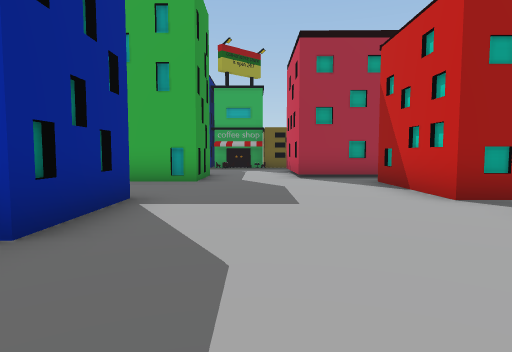
[1] (above)

24 first-person views from a walk through a Unity game level. The camera is 1.3 m above the floor, tilts 4° down and sees 75° across. The floor is counted in squares, 2 m on a side. Each view is taken from the middle of a square. On the plan, view 1 faces up. The plan holds only what a view shows up to about 10 squares ahead; the rest is blank. The place goes on beyond the plan. The player is left out. Some surface patterns are stand-ins.

[2]
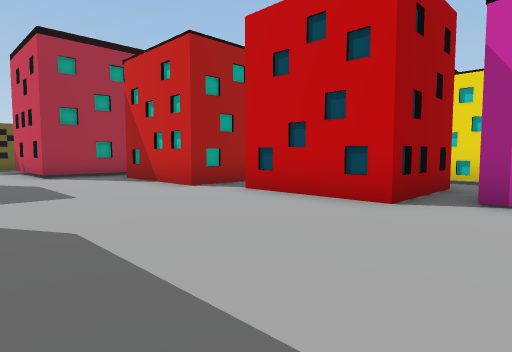

[3]
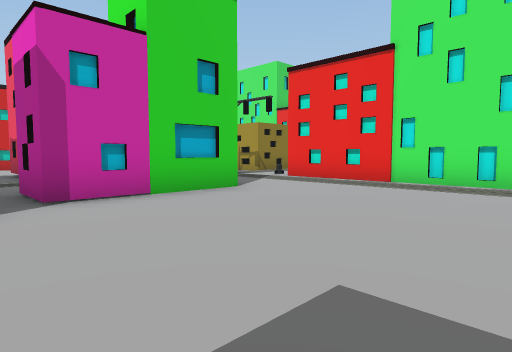

[4]
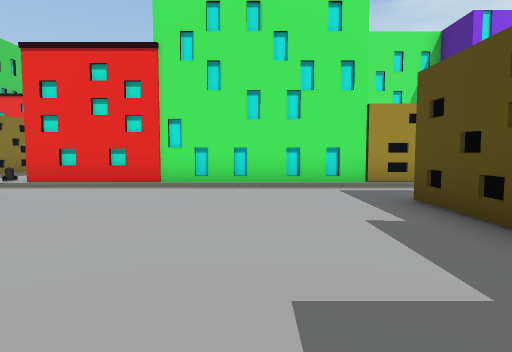

[5]
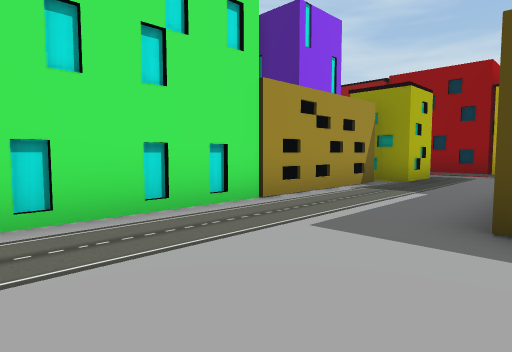

[6]
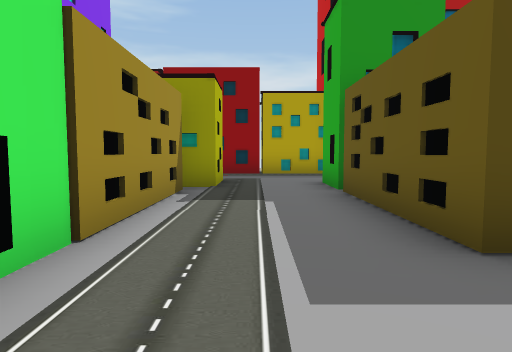

[7]
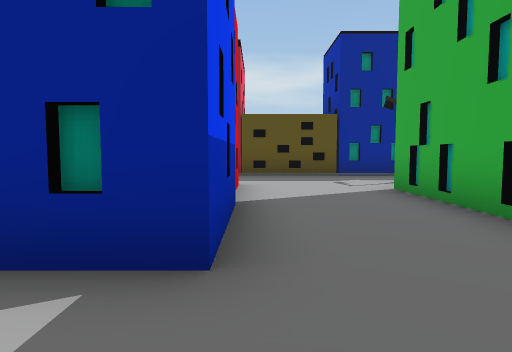

[8]
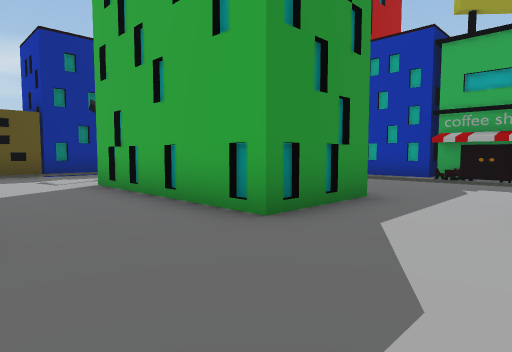

[9]
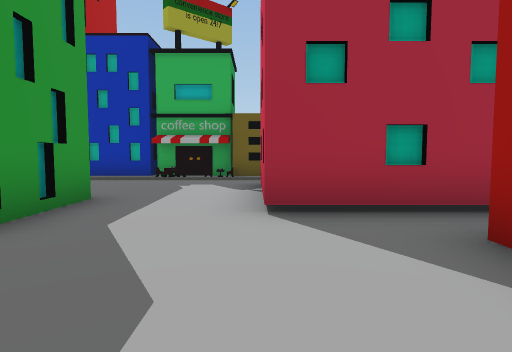

[10]
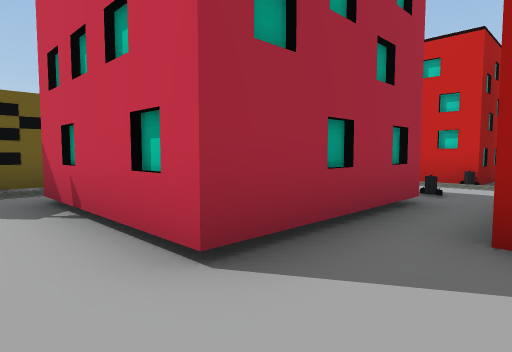

[11]
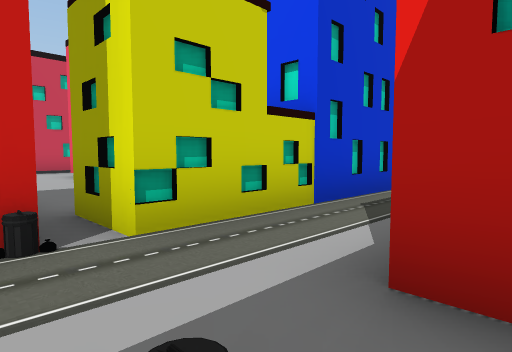

[12]
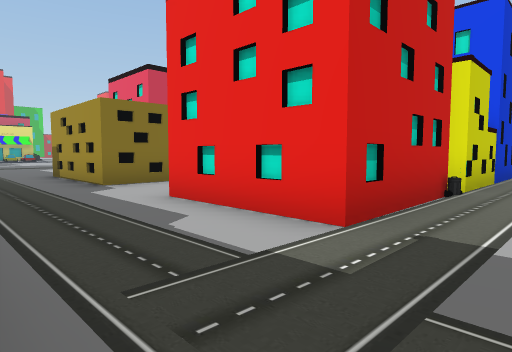

[13]
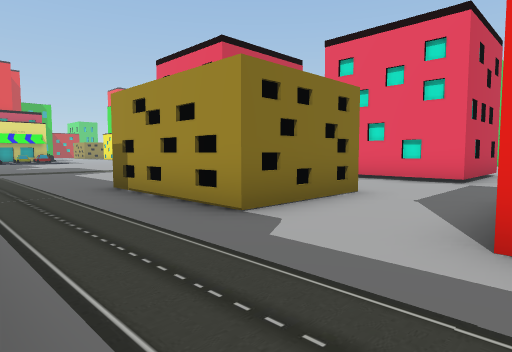

[14]
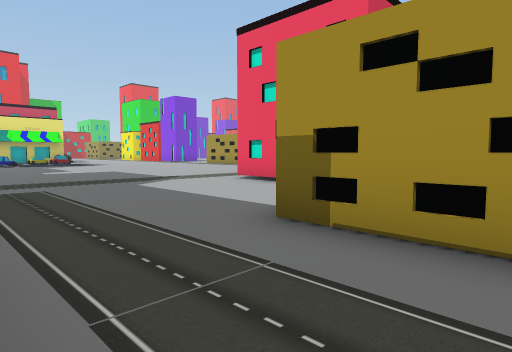

[15]
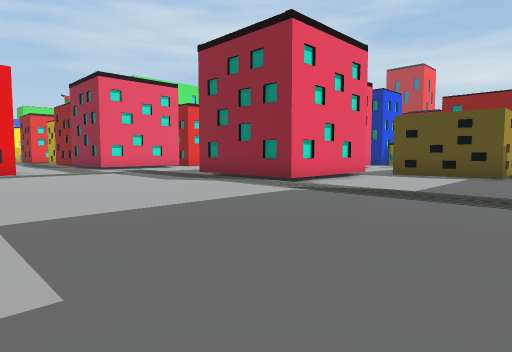

[16]
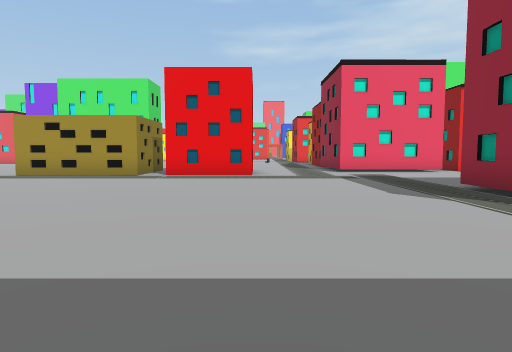

[17]
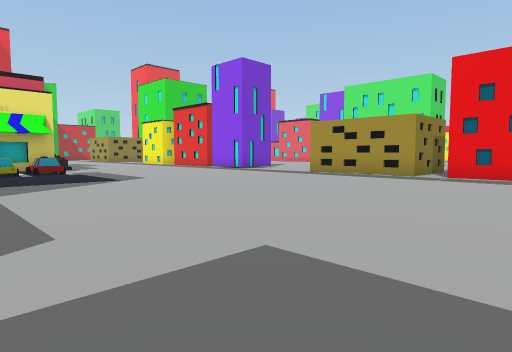

[18]
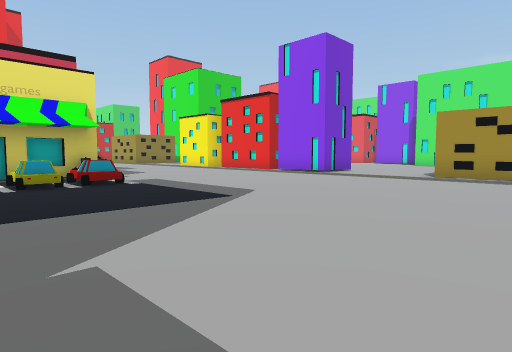

[19]
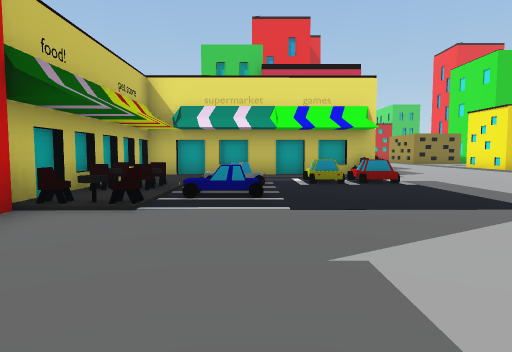

[20]
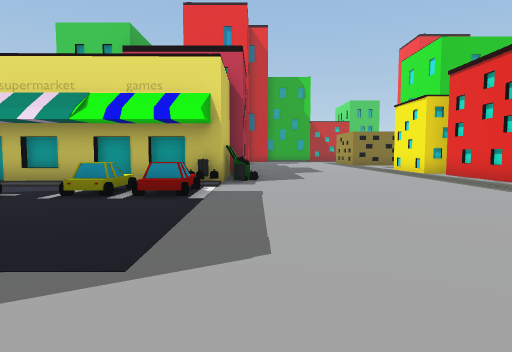

[21]
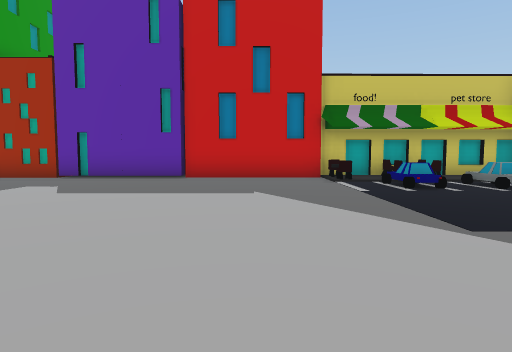

[22]
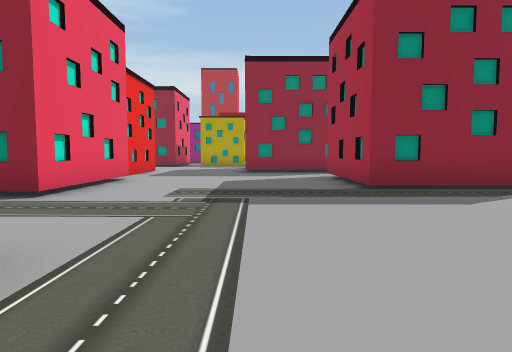

[23]
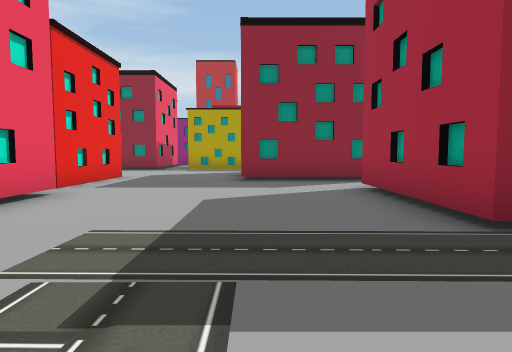

[24]
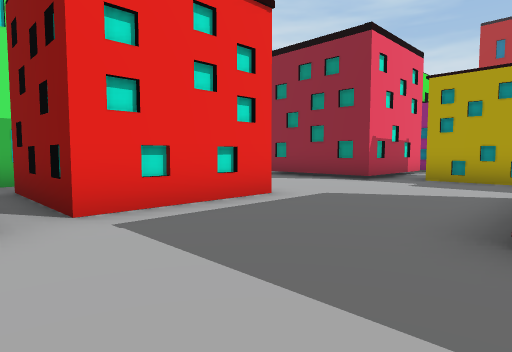

### Floor plan
Key: @ floor where view 1 was taken; # wall or solid block; x gap in a wall; . main floor; : floor 0.25 m higher than the main floor; / step, stairs or slope; = window, fence, low wall or low ledge; ^ raised ledge; O other object.
Columns run from 10 left of view 1 to 40 right of it. Each row starts with its distance up from view 1.
 15       ##O##                        O
 14        ..####   .............O   ##O##OO#O#######
 13        .....    ..........................#.#...#
 12         ...#    .........................../.=.##
 11         ...#    ..##O..####................=./.##
 10         O..#   O/.## ..#  #..................//.#
  9         #..###O...O# ..#  #..................=//#
  8  ///#####.........x.....   ###O..............=/###O
  7 O//..........O #..#........  ##..................^.
  6 #//..........#  ..OO .####.   #....................
  5 #//..........##      .#  #.####....................
  4         #......       #  #.........................
  3         O....O        #  O.........................
  2         ......  O   ........................  .....
  1          .....##..# ..............###.####.    O##
  0          .@...##..O...............    #
 -1         ......#O ###O...#OO#   #
 -2        #......#O   ##...   #
 -3 #:.#####......#     #.     #
 -4 O:..............    #      .
 -5 O:...............          #
 -6 #:##.........O...
 -7    #########O## O
 -8   OO            ..
 -9                  .#

Where each view was taken, in squares from view 1:
view 1: 0 up, 0 right, facing up
view 2: 1 down, 1 left, facing up-right
view 3: 1 up, 1 left, facing down-right
view 4: 1 up, 0 right, facing down
view 5: 3 down, 1 right, facing down-left
view 6: 5 down, 0 right, facing left
view 7: 5 up, 0 right, facing left
view 8: 5 up, 1 right, facing up-left
view 9: 5 up, 1 right, facing up
view 10: 7 up, 0 right, facing up-right
view 11: 9 up, 5 right, facing down-right
view 12: 14 up, 6 right, facing down-right
view 13: 14 up, 10 right, facing down-right
view 14: 14 up, 14 right, facing down-right
view 15: 13 up, 26 right, facing down-left
view 16: 11 up, 24 right, facing down
view 17: 11 up, 24 right, facing down-right
view 18: 11 up, 28 right, facing down-right
view 19: 11 up, 28 right, facing right
view 20: 7 up, 30 right, facing right
view 21: 5 up, 30 right, facing up
view 22: 3 up, 26 right, facing left
view 23: 3 up, 23 right, facing left
view 24: 3 up, 18 right, facing down-left
